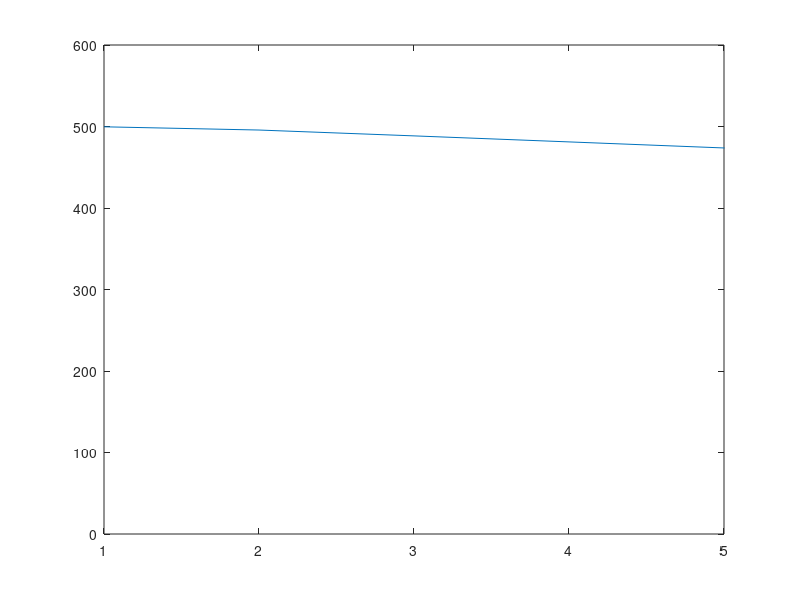

This chart was generated by the following MATLAB code:
%RAFFARA-BRUNENGO : TP CALIBRAGE AVEC BRUIT

clear all;
close all;
clc;


point_mire = dlmread('ImageMire.txt','',4,1);   
for y=1:10    
    for z = 1:1000
        %Code du bruit
        bruit = y * (rand(10,2)-1/2);
        point_rep_objet = point_mire(:,1:3);

        point_rep_image = point_mire(:,4:5);
        coord_point_princ = 256*ones(10,2);

        point_rep_image_tilda = point_rep_image - coord_point_princ + bruit;

        A = ones(10,7);
        for k=1:10
            for i=1:3
                A(k,i) = (point_rep_image_tilda(k,2))*point_rep_objet(k,i);
            end
            i=1;
            for j=5:7
                A(k,j) = -1 * (point_rep_image_tilda(k,1))*point_rep_objet(k,i);
                i=i+1;
            end
            A(k,4) = point_rep_image_tilda(k,2);
        end

        %On peut afficher la matrice A ici
        %disp(A);

        G = transpose(A) * A;
        V = transpose(A) * point_rep_image_tilda(:,1);
        L = inv(G) * V;

        o2_c = 1/sqrt(L(5)^2+L(6)^2+L(7)^2);
        beta = o2_c * sqrt(L(1)^2+L(2)^2+L(3)^2);
        o1_c = (L(4) * o2_c) / beta;
        r11 = (L(1) * o2_c) / beta;
        r12 = (L(2) * o2_c) / beta;
        r13 = (L(3) * o2_c) / beta;
        r21 = (L(5) * o2_c) / beta;
        r22 = (L(6) * o2_c) / beta;
        r23 = (L(7) * o2_c) / beta;
        r1=[r11,r12,r13];
        r2=[r21,r22,r23];
        r3=cross(r1,r2);

        phy = -atan(r2(3)/r3(3));
        gamma = - atan(r12/r11);
        omega = atan(r13/(-r23*sin(phy)+r3(3)*cos(phy)));

        %On a ici tous les parametres extrinseques

        B = ones(10,2);
        for k=1:10
            B(k,1) = point_rep_image_tilda(k,2);
            B(k,2) = -1*(r21*point_rep_objet(k,1) +r22*point_rep_objet(k,2) +r23*point_rep_objet(k,3) +o2_c);
        end

        R = ones(10,1);
        for k=1:10
            R(k,1) = -1 * point_rep_image_tilda(k,2) * (r3(1)*point_rep_objet(k,1)+ r3(2)*point_rep_objet(k,2) +r3(3)*point_rep_objet(k,3));
        end

        G1 = transpose(B)*B;
        V1 = transpose(B)*R;
        L1 = inv(G1)*V1;

        o3_c = L1(1);
        f2(z) = L1(2);
    end
    
    meanf2(y) = mean(f2);
    
    plot(meanf2),
    axis([1 5 0 600]),
    
end





%Commentaire emploi de 10 billes: Suffisant pour avoir un résultat exacte,
%6 étant le minimum.
%L'incertitude résdide plus sur le centre des billes 
%Il faudrait confirmer l'emploi des billes sur des échantillons bruités